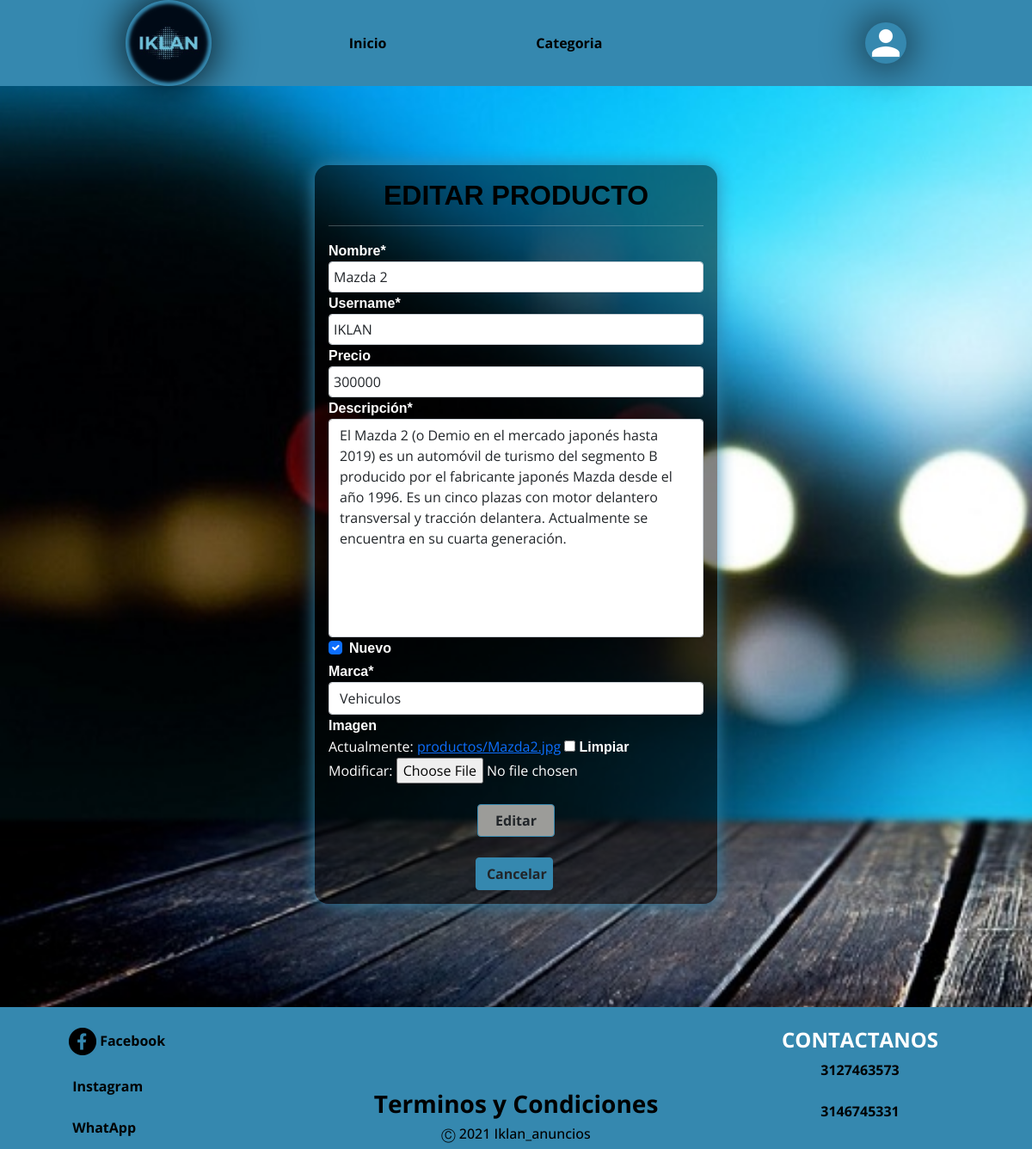
Screenshot of /modificar-producto/108/ with the database file from the repository.
### app/models.py (models this page shows, shortened)
class Producto(models.Model):
    nombre= models.CharField(max_length=50)
    username = models.CharField(max_length=100)
    precio= models.IntegerField(null=True)
    descripción = models.TextField()
    nuevo = models.BooleanField()
    marca = models.ForeignKey(Marca, on_delete=models.PROTECT)
    fecha_fabricacion = models.DateField(auto_now=True)
    imagen = models.ImageField(upload_to="productos", null=True)

class Marca(models.Model):
    nombre = models.CharField(max_length=50)
    def __str__(self):
        return self.nombre

### app/views.py (the view, shortened to what this page needs)
# urls.py: path('modificar-producto/<id>/', modificar_producto, name='modificar_producto'),
def modificar_producto(request, id):
    producto = get_object_or_404(Producto, id=id)
    data = {
        'form': ProductoForm(instance=producto)
    }
    return render(request, 'app/producto/modificar.html', data)

### app/forms.py
class ProductoForm(forms.ModelForm):
    nombre = forms.CharField(min_length=3, max_length=50)
    username = forms.CharField(min_length=3, max_length=100)
    imagen = forms.ImageField(required=False, validators=[MaxSizeFilevalidator(max_file_size=2)])
    precio = forms.IntegerField(required=False, min_value=1, max_value=115000000)
    class Meta:
        model = Producto
        fields = ['nombre', 'username', 'precio', 'descripción', 'nuevo', 'marca', 'imagen']
        widgets = {
            "fecha_fabricacion": forms.SelectDateWidget()
        }

### app/templates/app/producto/modificar.html (shortened to what this page needs)
{% extends 'app/base.html' %}
{% block contenido %}
{% load crispy_forms_tags %}
<body id="imagenFormularios">
<br><br>
        <div class="row">
            <div class="col-12 col-md-6 offset-md-3">
                <div class="cardModificar">
                    <div class="card-body">
                        <h2 id="LosFormularios">Editar producto</h2>
                        <hr>
                        <form action="" method="post" enctype="multipart/form-data">
                            {{ form | crispy }}
                            <br>
                            <div class="modificarProducto">
                                <input type="submit" value="Editar" class="btn btn-primary-modificar-guar">
                            </div>
                            <br>
                            <div class="canceModifiProducto">
                                <input type="reset" value="Cancelar" class="btn btn-secondary-modificas-cance" >
                            </div>
                    </form>
                    </div>
                </div>
            </div>
        </div>
        <br><br>
</body>
{% endblock %}

### app/static/app/css/estilos.css (style rules this page uses)
* { margin:0; padding:0; }
body { background-color:#fef7e5 ; font-family: 'Open Sans', sans-serif; }
#imagenFormularios { background: url("../img/formulario.jpeg"); background-attachment:fixed; background-size:cover; }
#LosFormularios { text-align: center; font-family: Arial, Helvetica, sans-serif; font-weight: bold; text-transform:uppercase; transition: 1s; color: rgb(0, 0, 0); }
.cardModificar { border-radius: 1rem; height: auto; background-color: rgba(0, 0, 0, 0.486); box-shadow: 0 0 20px #3588af; color: white; }
.modificarProducto { display: flex; justify-content: center; align-content: center; }
.btn.btn-primary-modificar-guar { font-weight: bold; width: 90px; background-color: rgb(156, 156, 153); border-color: #3588af; }
.canceModifiProducto { display: flex; justify-content: center; align-content: center; }
.btn.btn-secondary-modificas-cance { font-weight: bold; width: 90px; background-color: #3588af; border-color: #3588af; }
label { font-weight: bold; font-family: 'Trebuchet MS', 'Lucida Sans Unicode', 'Lucida Grande', 'Lucida Sans', Arial, sans-serif; }
label.requiredField { font-weight: bold; font-family: 'Trebuchet MS', 'Lucida Sans Unicode', 'Lucida Grande', 'Lucida Sans', Arial, sans-serif; font-size: 16px; }
input[type=text], input[type=email], input[type=number], select, textarea { width: 100%; padding: 5px; }
textarea { resize: none; }

### rows the page displays
Producto: nombre "Mazda 2", username "IKLAN", precio "300000", descripción "El Mazda 2 (o Demio en el mercado japonés hasta 2019) es un automóvil de turismo del segmento B producido por el fabricante japonés Mazda desde el año 1996. Es un cinco plazas con motor delantero transversal y tracción delantera. Actualmente se encuentra en su cuarta generación.", nuevo "☑", marca "Vehiculos"
